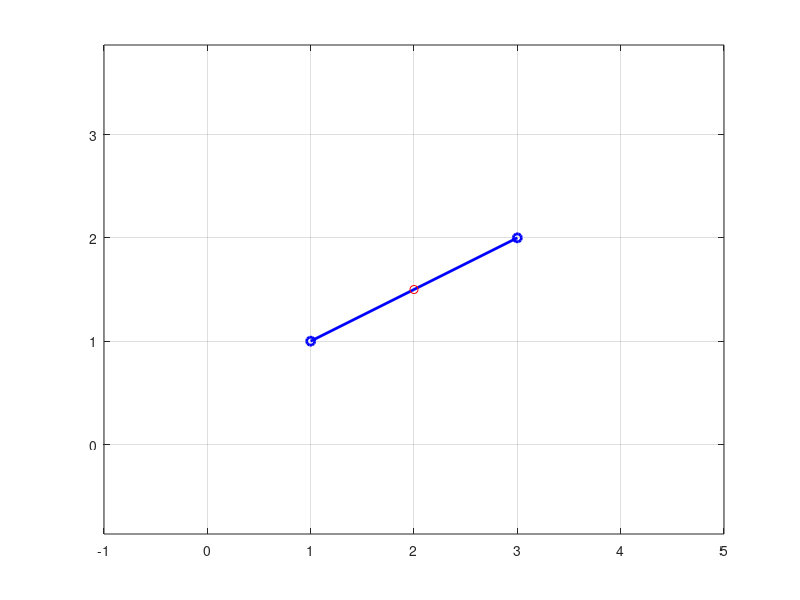

Here is the MATLAB script that generated this plot:
% Тестування траекторного керування методом функції
clear all
% Координати початку ЛЗШ
x_start = 1
y_start = 1

% Координати закінчення ЛЗШ
x_target = 3
y_target = 2

% Розрахунок функції лінії заданного шляху
% f(x,y)= a_line*x + b_line*y + c_line
a_line = y_target - y_start
b_line = -(x_target - x_start)
% Нормалізація рівняння лінії
n_line = norm([a_line, b_line])
a_line = a_line/n_line
b_line = b_line/n_line
% Обчислення коефіціенту зміщення
c_line = -(a_line*x_target+b_line*y_target)

% Розрахунок функції фінішної лінії (нормальної)
% f(x,y)= a_finish*x + b_finish*y + c_finish
a_finish = b_line
b_finish = -a_line
c_finish = -(a_finish*x_target+b_finish*y_target)

% Тестова точка
x_point = 2
y_point = 1.5

% Бокове зміщення - відстань до ЛЗШ
z_point = a_line*x_point + b_line*y_point + c_line
% Відстань до фінішної лінії
l_point = a_finish*x_point + b_finish*y_point + c_finish

figure(1)
plot([x_start,x_target],[y_start,y_target],'bo-','linewidth',2,...
     [x_point],[y_point],'ro');
xlim([-1,5]);
grid on
axis equal

